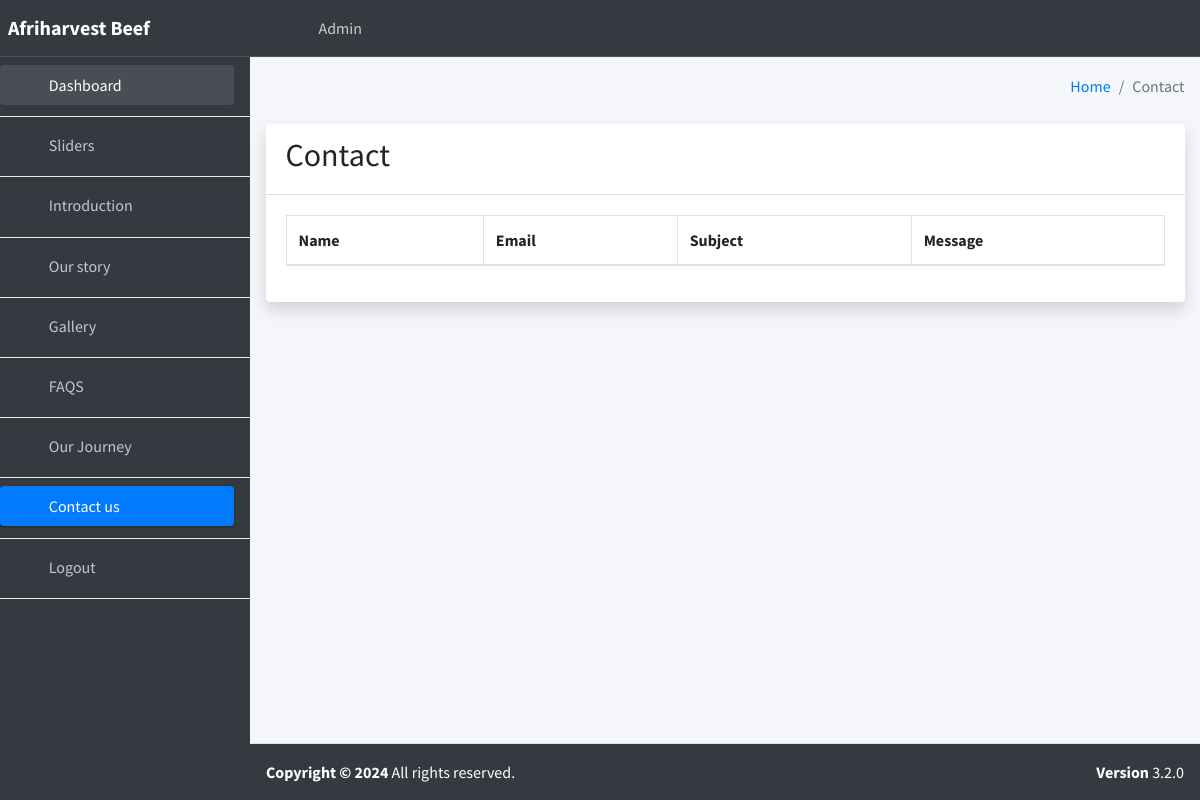
Before: /contact_page with the older database file.
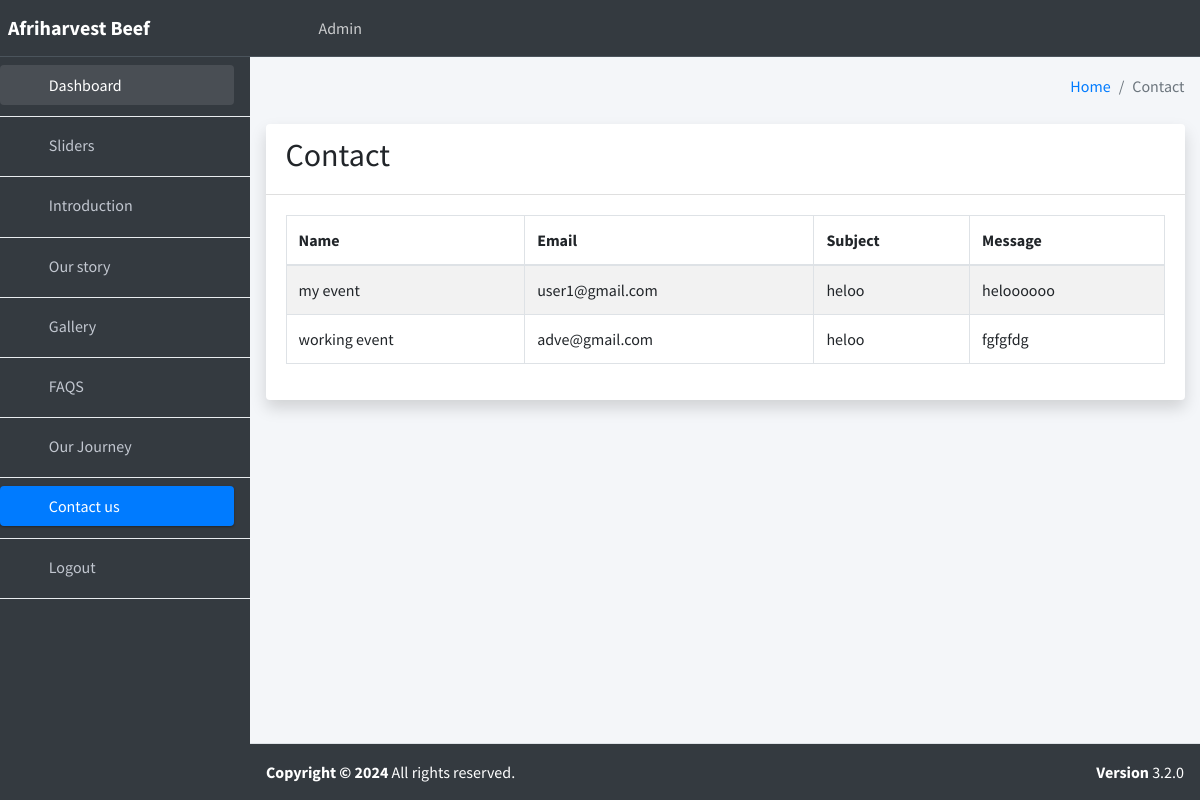
After: the same page with the newer database file.
### mainapp/models.py (models this page shows, shortened)
class Contact(models.Model):
    name = models.CharField(max_length=200)
    email = models.CharField(max_length=200)
    subject = models.CharField(max_length=200)
    message = models.TextField()

### mainapp/admins.py (the view)
# urls.py: path('contact_page',admins.contact_page,name='contact_page'),
def contact_page(request):
    mess = Contact.objects.all()
    context={'mess':mess}
    return render(request, 'pages/admins/contact.html',context)

### mainapp/templates/pages/admins/contact.html (shortened to what this page needs)
{% extends 'pages/admins/base.html' %}
{% block content %}
<div class="content-header">
  <div class="container-fluid">
    <div class="row mb-2">
      <div class="col-sm-6">
      </div>
      <div class="col-sm-6">
        <ol class="breadcrumb float-sm-right">
          <li class="breadcrumb-item"><a href="{% url 'admin_home' %}">Home</a></li>
          <li class="breadcrumb-item active">Contact</li>
        </ol>
      </div>
    </div>
  </div>
</div>
<section class="content">
  <div class="container-fluid">
    <div class="row">
      <div class="col-lg-12 col-md-6 col-sm-3">
        <div class="card shadow">
          <div class="card-header">
            <h2>Contact</h2>
          </div>
          <div class="card-body">
            <div class="table-responsive animate__animated animate__fadeIn">
              <table id="mytable" class="table table-bordered table-striped">
                <thead>
                  <tr>
                    <th>Name</th>
                    <th>Email</th>
                    <th>Subject</th>
                    <th>Message</th>
                  </tr>
                </thead>
                <tbody>
                  {% for m in mess %}
                    <tr>
                        <td>{{ m.name }}</td>
                        <td>{{ m.email }}</td>
                        <td>{{ m.subject }}</td>
                        <td>{{ m.message }}</td>
                    </tr>
                  {% endfor %}
                </tbody>
              </table>
            </div>
          </div>
        </div>
      </div>
    </div>
  </div>
</section>
{% endblock %}

Changed rows visible on the page:
added Contact: name "my event", email "user1@gmail.com", subject "heloo", message "heloooooo"
added Contact: name "working event", email "adve@gmail.com", subject "heloo", message "fgfgfdg"
